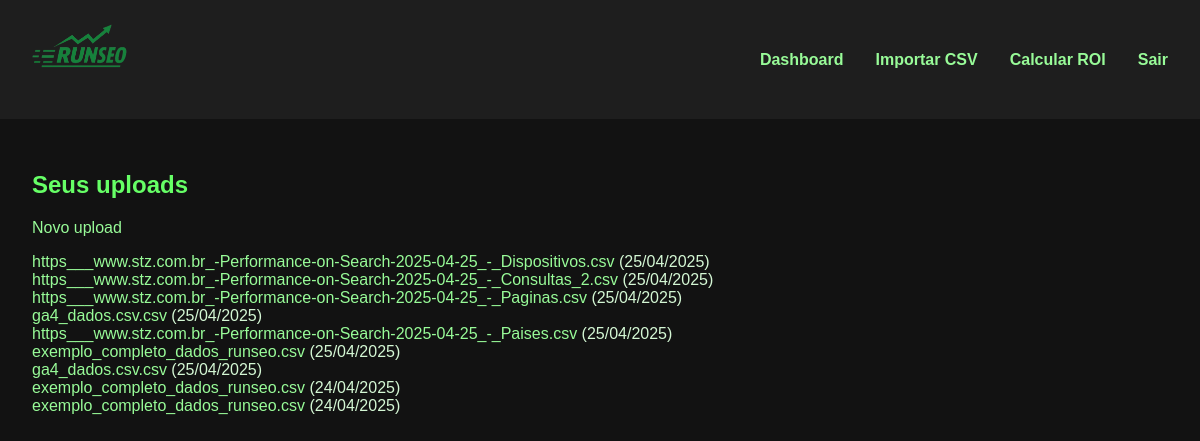
The page /dashboard (signed in) on the database its author committed.
### models.py (models this page shows)
class Upload(db.Model):
    id = db.Column(db.Integer, primary_key=True)
    filename = db.Column(db.String(120), nullable=False)
    upload_date = db.Column(db.DateTime, default=datetime.utcnow)
    user_id = db.Column(db.Integer, db.ForeignKey('user.id'), nullable=False)
    content_preview = db.Column(db.Text)  # opcional: salvar um resumo

### app.py (the view)
@app.route('/dashboard')
@login_required
def dashboard():
    uploads = Upload.query.filter_by(user_id=current_user.id).order_by(Upload.upload_date.desc()).all()
    return render_template('dashboard.html', uploads=uploads)

### app.py (called while the page is built)
@login_manager.user_loader
def load_user(user_id):
    return User.query.get(int(user_id))

### templates/dashboard.html (shortened to what this page needs)
{% extends 'base.html' %}
{% block content %}
<h2>Seus uploads</h2>
<a href="{{ url_for('upload') }}">Novo upload</a>
<ul>
    {% for upload in uploads %}
        <li>
            <a href="{{ url_for('insights', upload_id=upload.id) }}">{{ upload.filename }}</a> ({{ upload.upload_date.strftime('%d/%m/%Y') }})
        </li>
    {% else %}
        <p>Você ainda não enviou nenhum arquivo.</p>
    {% endfor %}
</ul>
{% endblock %}

### templates/base.html (shortened to what this page needs)
<!DOCTYPE html>
<html lang="pt-br">
<head>
    <link rel="stylesheet" href="{{ url_for('static', filename='css/style.css') }}">
</head>
<body>
    <nav>
      <div class="logo">
        <a href="{{ url_for('dashboard') }}">
            <img src="{{ url_for('static', filename='images/logo.png') }}" alt="RunSEO Logo">
        </a>
    </div>
        <div class="nav-links">
            <a href="{{ url_for('dashboard') }}">Dashboard</a>
            <a href="{{ url_for('upload') }}">Importar CSV</a>
            <a href="{{ url_for('roi') }}">Calcular ROI</a>
            <a href="{{ url_for('logout') }}">Sair</a>
        </div>
    </nav>
    <main>
        {% block content %}{% endblock %}
    </main>
</body>
</html>

### static/css/style.css (style rules this page uses)
body { background-color: #121212; color: #d4f7d4; font-family: Arial, sans-serif; margin: 0; padding: 0; }
nav { background-color: #1e1e1e; padding: 1rem 2rem; display: flex; justify-content: space-between; align-items: center; }
.logo { font-size: 1.8rem; font-weight: bold; color: #6aff6a; }
.nav-links { display: flex; gap: 2rem; align-items: center; }
.nav-links a { color: #98fb98; text-decoration: none; font-weight: bold; font-size: 1rem; }
main { padding: 2rem; }
h2, h3 { color: #66ff66; }
ul { list-style: none; padding-left: 0; }
a { color: #98fb98; text-decoration: none; }
.logo img { height: 80px; width: auto; }

### rows shown on the page
Upload: filename "https___www.stz.com.br_-Performance-on-Search-2025-04-25_-_Dispositivos.csv", upload_date "25/04/2025"
Upload: filename "https___www.stz.com.br_-Performance-on-Search-2025-04-25_-_Consultas_2.csv", upload_date "25/04/2025"
Upload: filename "https___www.stz.com.br_-Performance-on-Search-2025-04-25_-_Paginas.csv", upload_date "25/04/2025"
Upload: filename "ga4_dados.csv.csv", upload_date "25/04/2025"
Upload: filename "https___www.stz.com.br_-Performance-on-Search-2025-04-25_-_Paises.csv", upload_date "25/04/2025"
Upload: filename "exemplo_completo_dados_runseo.csv", upload_date "25/04/2025"
Upload: filename "ga4_dados.csv.csv", upload_date "25/04/2025"
Upload: filename "exemplo_completo_dados_runseo.csv", upload_date "24/04/2025"
Upload: filename "exemplo_completo_dados_runseo.csv", upload_date "24/04/2025"
